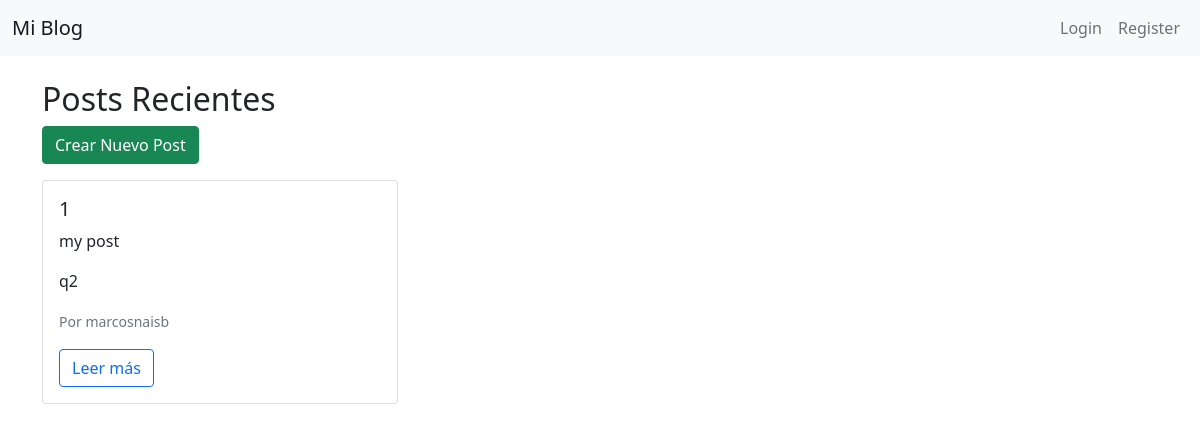
The app's page /posts/, older data.
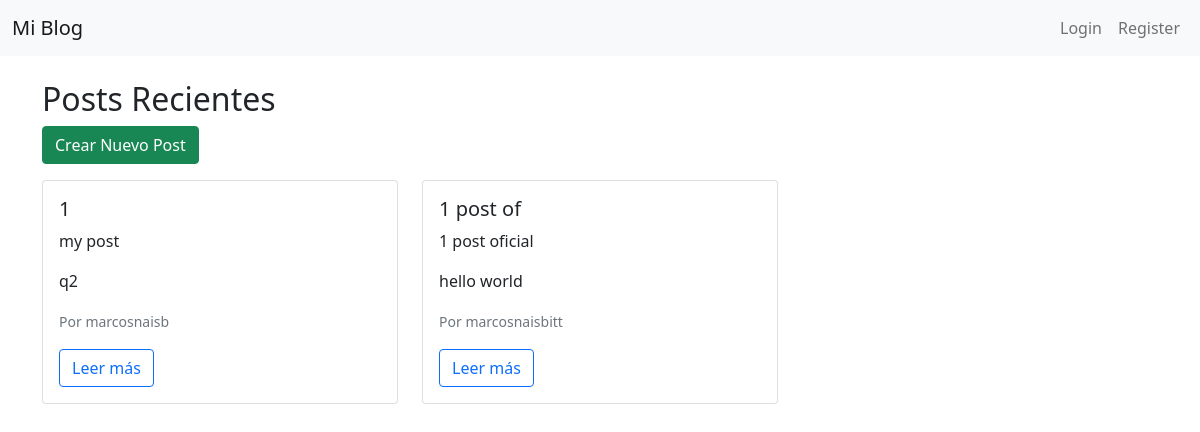
The same page, newer data.
### blog_app/models.py (models this page shows, shortened)
class Post(models.Model):
    title = models.CharField(max_length=100)
    subtitle = models.CharField(max_length=200, blank=True)
    body = models.TextField()
    author = models.ForeignKey(User, on_delete=models.CASCADE)
    date_posted = models.DateTimeField(default=timezone.now)
    image = models.ImageField(upload_to='post_images', blank=True, null=True)

### blog_app/views.py (the view)
# urls.py: path('posts/', views.post_list, name='post_list'),
def post_list(request):
    posts = Post.objects.all()
    return render(request, 'blog_app/post_list.html', {'posts': posts})

### blog_app/templates/blog_app/post_list.html (shortened to what this page needs)
{% extends "blog_app/base.html" %}
{% block content %}
  <h2 class="mt-4">Posts Recientes</h2>
  <a href="{% url 'post_create' %}" class="btn btn-success mb-3">Crear Nuevo Post</a>
  <div class="row">
    {% for post in posts %}
      <div class="col-md-4">
        <div class="card mb-4">
          <div class="card-body">
            <h5 class="card-title">{{ post.title }}</h5>
            <p class="card-text">{{ post.subtitle }}</p>
            <p class="card-text">{{ post.body|truncatewords:20 }}</p>
            <p class="card-text"><small class="text-muted">Por {{ post.author }}</small></p>
            <a href="{% url 'post_detail' post.pk %}" class="btn btn-outline-primary">Leer más</a>
          </div>
        </div>
      </div>
    {% endfor %}
  </div>
{% endblock %}

Row changes from the older to the newer data that the page shows:
added Post: title "1 post of", subtitle "1 post oficial", body "hello world", author "marcosnaisbitt"
